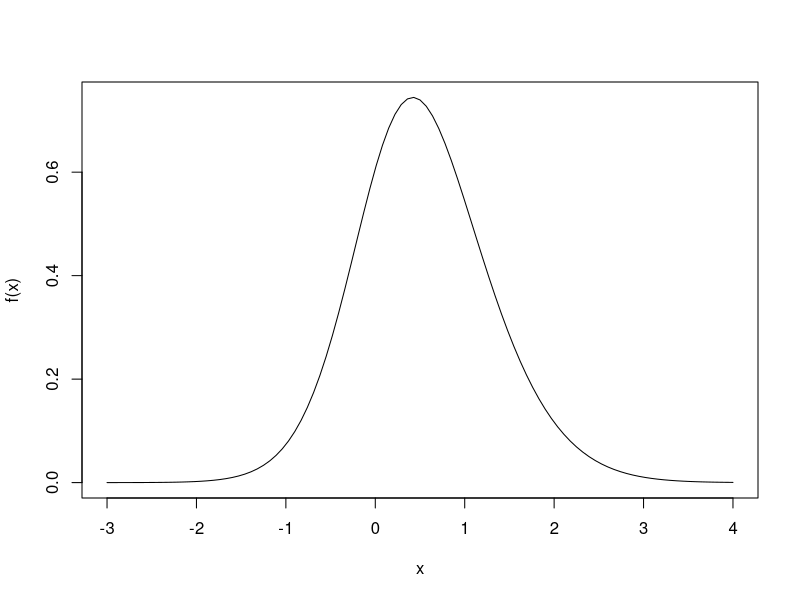
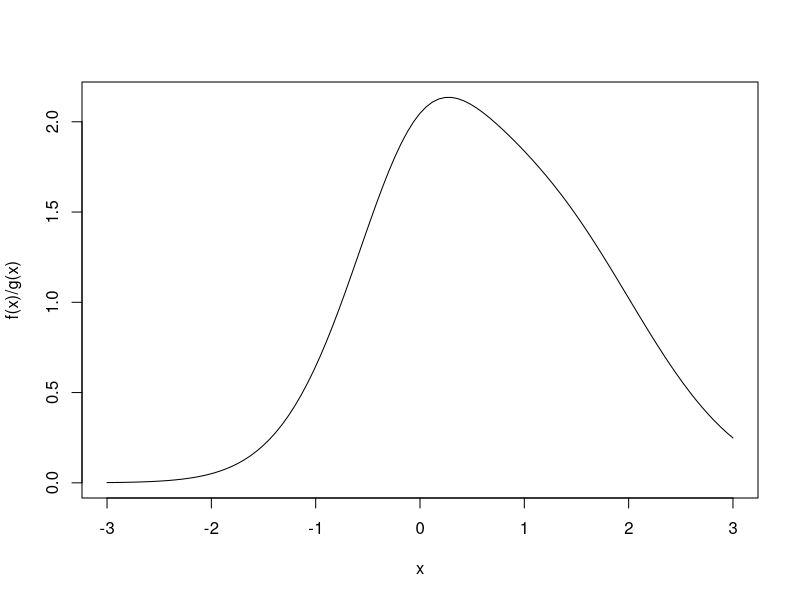
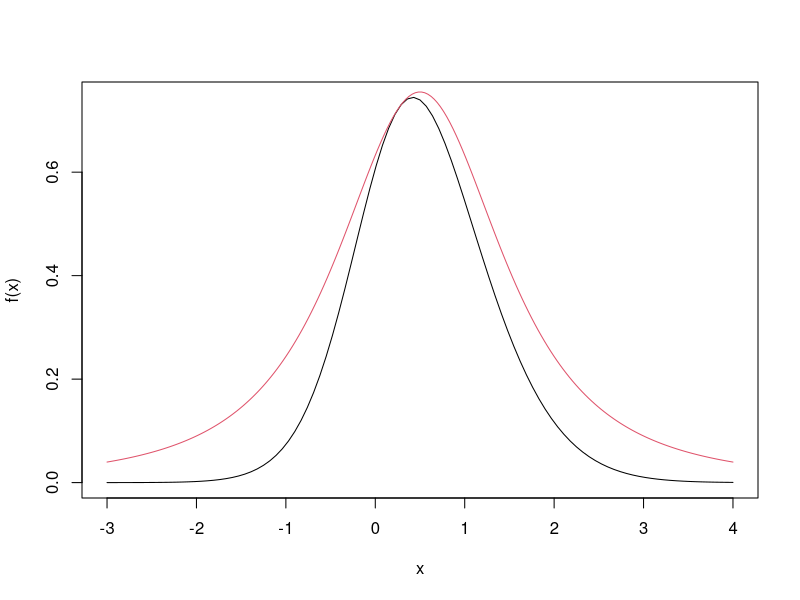
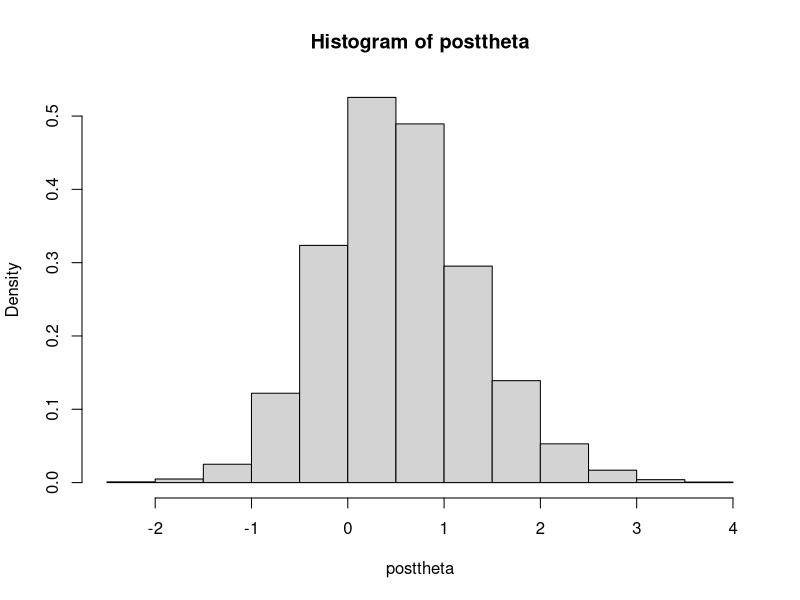
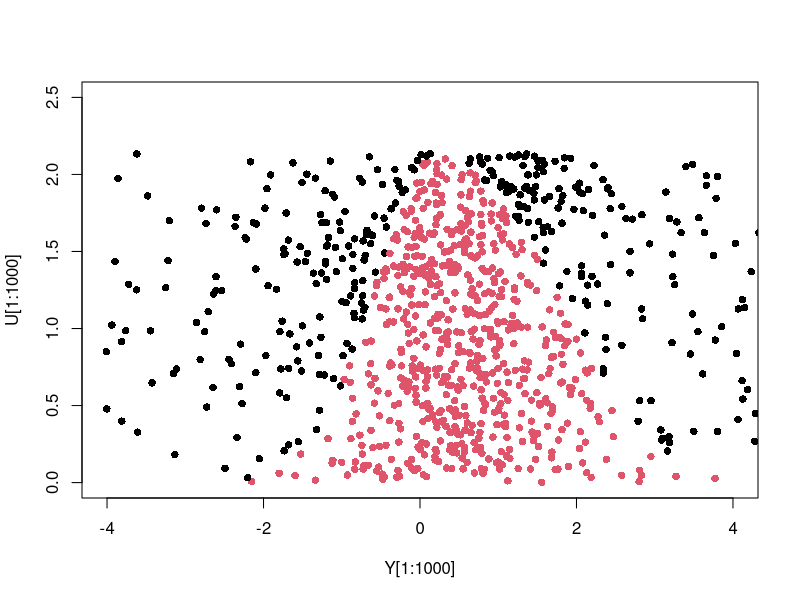
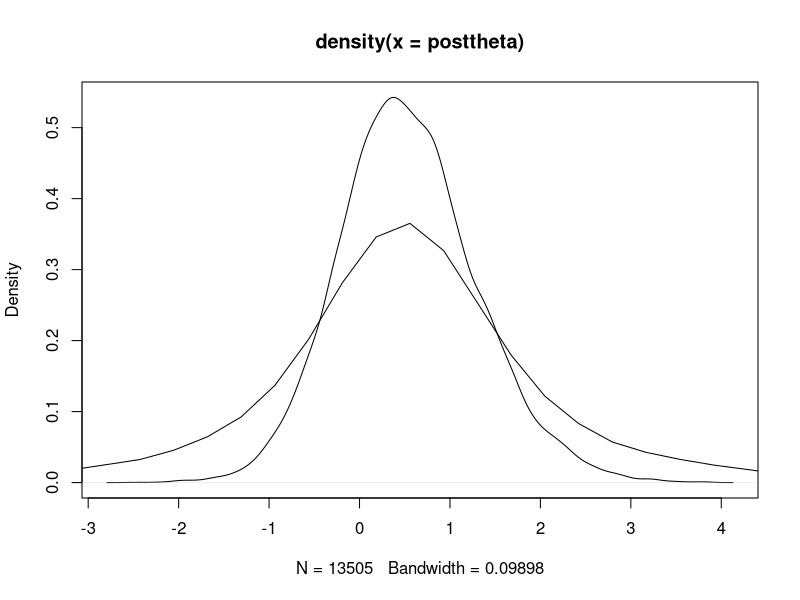
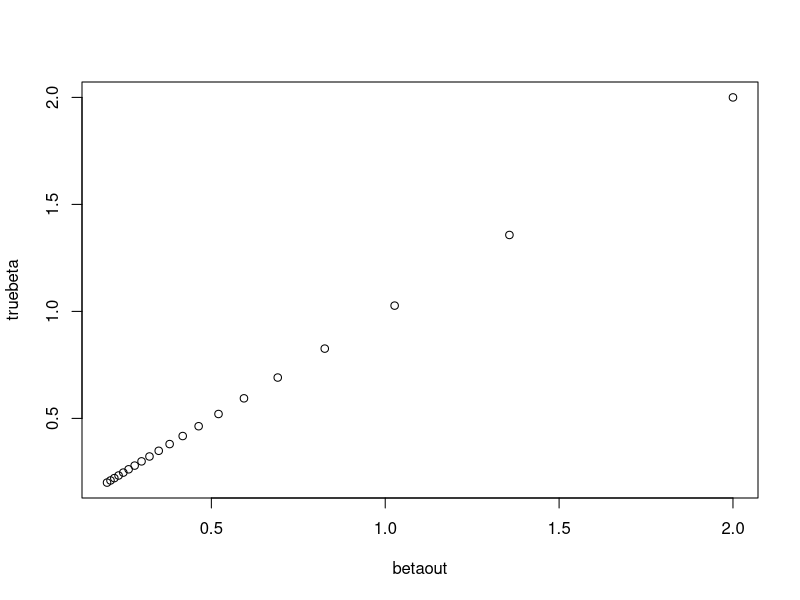
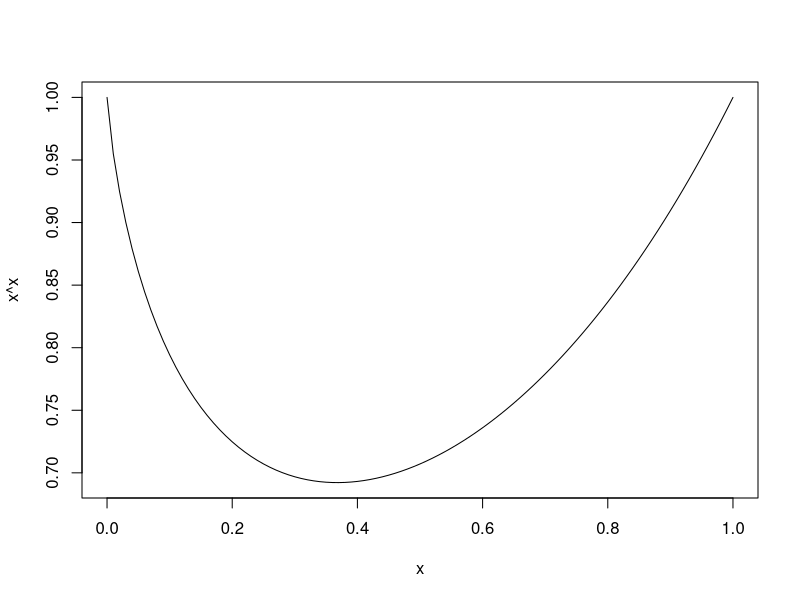

These charts were generated, in order, by the following R code:
## This was the final accept-reject example from Ch 2
f=function(theta){(1+theta^2/2)^-1.5*exp(-(1-theta)^2/2)}
curve(f(x), from=-3, to =4)
g=function(theta){dt(theta-.5, 2)}
ratiofunc=function(theta){f(theta)/g(theta)}
curve(f(x)/g(x), from=-3, to =3)
optimize(ratiofunc,c(-5,5), maximum=T)
M=optimize(ratiofunc,c(0,1), maximum=T)$objective
curve(f(x), from=-3, to =4)
lines(seq(-3,4,length=200),M*g(seq(-3,4,length=200)),col=2)

Nsim=10^4
Y=rt(M*Nsim,2)+.5
U=runif(M*Nsim, max=M)
accept=U<ratiofunc(Y)
posttheta=Y[accept]
mean(posttheta)
hist(posttheta, freq=F)
plot(Y[1:1000], U[1:1000], col=accept[1:1000]+1, pch=16, xlim=c(-4,4),ylim=c(0,2.5))
plot(density(posttheta))
lines(density(Y))

## Using the integrate command for numerical integration
be=function(t,a,b){t^(a-1)*(1-t)^(b-1)}
betaint=function(a,b){integrate(be,0,1,a=a, b=b)$val}
betaout=mapply(betaint, a=rep(1,20), b=seq(.5,5,length=20))
truebeta=mapply(beta, a=rep(1,20), b=seq(.5,5,length=20))
plot(betaout,truebeta)
betaout-truebeta

## Integrate computing a marginal density poorly
## x~N(theta,8^2), theta|x~N(x, 6^2) true marginal of two xs is product of dnorm(x,0,10)

sigmatheta=6
sigmax=8
sigmamarg=sqrt(sigmatheta^2+sigmax^2)
theta=rnorm(1,0,sigmatheta)
xobs=rnorm(2,theta,sigmax)
truemargx=prod(dnorm(xobs,0,sigmamarg))
jointlik=function(the,xobs){prod(dnorm(xobs,the,sigmax))*dnorm(the,0,sigmatheta)}
nummargx=integrate(jointlik, -Inf,Inf,xobs=xobs)
print(c(xobs,truemargx))
print(nummargx)

#Clasical Monte Carlo integration - x^x and some other interesting toy functions
h=function(x){x^x}  #function to be integrated
curve(h,xlab="x", ylab="x^x")
#h=function(x){.75-(.5-x)^2+.5*(1-x)*sin(20*pi*x)}
#h=function(x){1.5-(.5-x)^2+6*(.5-x)^2*sin(20*pi*x), ylim=c(0,3)}
integrate(h,0,1)  #numerical integration estimate
x=h(runif(10^4))  # evaluate h at draws from uniform
estint=cumsum(x)/(1:10^4) #compute the sequence of averages
esterr=sqrt(cumsum((x-estint)^2))/(1:10^4)
plot(estint, xlab="Mean and error range", type="l", lwd=2, ylim=c(mean(x)-20*esterr[10^4],mean(x)+20*esterr[10^4]), ylab="")
lines(estint+1.96*esterr, col="grey", lwd=2)
lines(estint-1.96*esterr, col="grey", lwd=2)


## Binomial tail probability
p=1-pbinom(9,16,.5)
NSim=10^4
x=rbinom(NSim, 16, .5)
h=(x>9)
estint=cumsum(h)/(1:NSim) #compute the sequence of averages
esterr=sqrt(cumsum((h-estint)^2))/(1:NSim)
plot(estint, xlab="Mean and error range", type="l", lwd=2, ylim=c(mean(h)-20*esterr[NSim],mean(h)+20*esterr[NSim]), ylab="")
lines(estint+1.96*esterr, col="grey", lwd=2)
lines(estint-1.96*esterr, col="grey", lwd=2)
lines(p+1.96*sqrt(p*(1-p)/(1:NSim)),col="blue")
lines(p-1.96*sqrt(p*(1-p)/(1:NSim)),col="blue")
lines((1:NSim),rep(p,NSim))

##Importance Sampling - normal from double exponential
curve(.5*dexp(abs(x)),from=-4, to =4)
lines(seq(-4,4,by=.01), dnorm(seq(-4,4,by=.01),0,2),col=2)
Nsim=10^4
#library(VGAM)
#x=rlaplace(Nsim)
x=rexp(Nsim)*(2*rbinom(Nsim,1,.5)-1)
plot(density(x))
w=dnorm(x,0,2)/(.5*dexp(abs(x)))
lines(density(x, weights=w/sum(w)),col=2)

###Importance Sampling - tail probability of t
df=8
v=10
par(mfrow=c(1,1))
truevalue=1-pt(v,df)
Nsim=10^4
x=rexp(Nsim)+v
w=dt(x,df)/dexp(x-v)
plot(cumsum(w)/1:Nsim, type="l", ylim=c(0, truevalue*1.1))
abline(a=truevalue, b=0, col=2)
y=rt(Nsim,df)
lines(cumsum(y>v)/1:Nsim, type="l", col=3)

## Importance sampling for tail area of normal distribution
par(mfrow=c(1,1))
v=5
truevalue=1-pnorm(v)
Nsim=10^5
x=rexp(Nsim)+v
w=dnorm(x)/dexp(x-v)
plot(cumsum(w)/1:Nsim, type="l")
abline(a=truevalue, b=0, col=2)
y=rnorm(Nsim)
lines(cumsum(y>v)/1:Nsim, type="l", col=3)

## Resampling
Nsim=10^4
x=rexp(Nsim)*(2*rbinom(Nsim,1,.5)-1)
w=dnorm(x,0,2)/(.5*dexp(abs(x)))
y=sample(x,Nsim, prob=w, replace=T)
plot(density(x),lwd=3)
lines(density(x, weights=w/sum(w)),col=2,lwd=3)
lines(density(y),col=3,lwd=3)

### Self-normalized weighting for posterior mean
f=function(x){(1+x^2/2)^(-1.5)*exp(-.5*(1-x)^2)}
curve(f(x),-2,4)
Nsim=10^4
x=rt(Nsim,2)+.4
w=f(x)/dt(x-.4,2)
w=w/sum(w)
plot(density(x),xlim=c(-4,4),ylim=c(0,.75))
lines(density(x,weights=w),col=2)
myseq=seq(-10,10,by=.1)
lines(myseq,f(myseq),col=3)
postmean=sum(x*w)
postmean

## Importance Sampling for normal/t Bayes model
f=function(x){(1+x^2/2)^(-1.5)*exp(-.5*(1-x)^2)}
curve(f(x),-2,4)
Nsim=10^4
x=rt(Nsim,2)+.4
w=f(x)/dt(x-.4,2)
w=w/sum(w)
plot(density(x),xlim=c(-4,4),ylim=c(0,.75))
lines(density(x,weights=w),col=2)
myseq=seq(-10,10,by=.1)
lines(myseq,f(myseq),col=3)
postmean=sum(x*w)
postmean

## Bad idea to use normal as instrumental for cauchy
curve(dcauchy(x)/dnorm(x),-5,5)
Nsim=10^6
x=rnorm(Nsim)
w=dcauchy(x)/dnorm(x)
boxplot(w/sum(w))
plot(cumsum(w*x)/cumsum(w),type="l")
abline(a=0,b=0,col=2)
